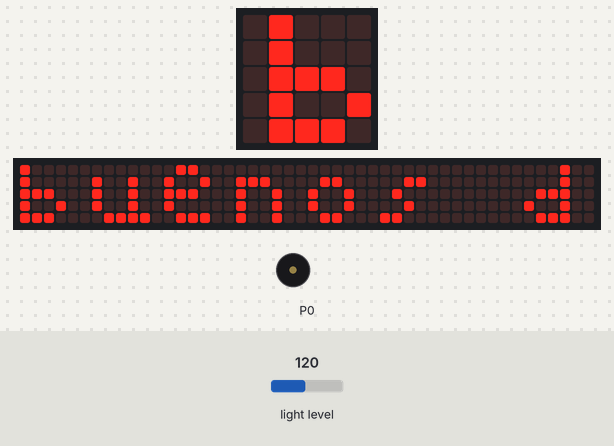
This program was run on a simulated BBC micro:bit (MakeCode). On the bench: the board's 5×5 LED display, a strip that is not on the board, showing the scrolling text unrolled, buzzer (waves = sounding). The test bench sets the inputs (shaded band); at power-on: light level 120. The 48×5 strip is a reading aid, not a part: it shows the text the display is scrolling, unrolled, one strip-width of it at a time.

Above: at 8.99 s.
9.0 s: light level set to 7
23.3 s: light level set to 4
37.6 s: light level set to 64
At 46.67 s:
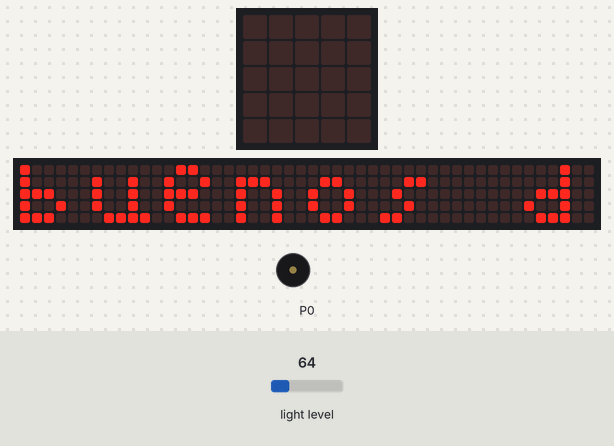
51.9 s: light level set to 5
At 58.5 s:
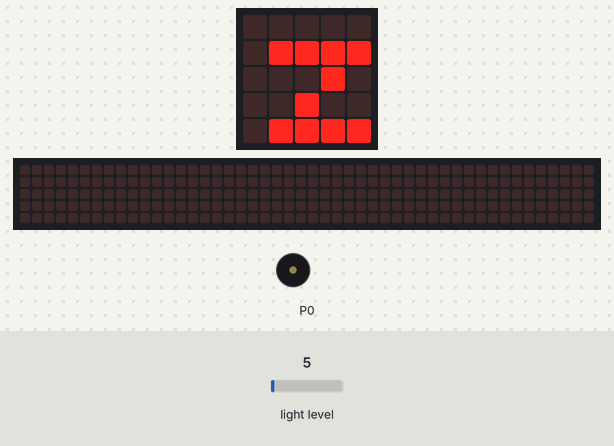
66.2 s: light level set to 128
At 75.73 s:
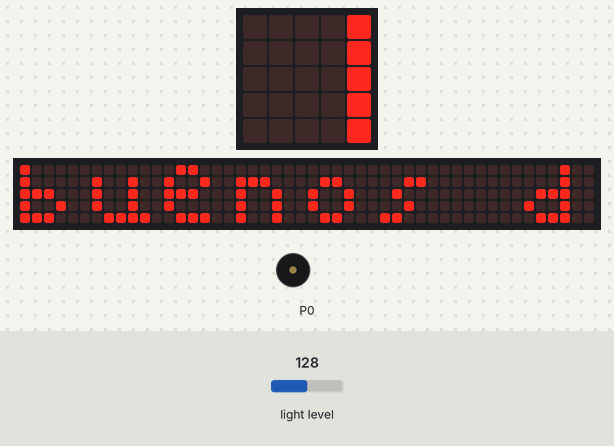
Timing chart, 0 to 77.2 s (numbered marks = the images above; inputs shaded):
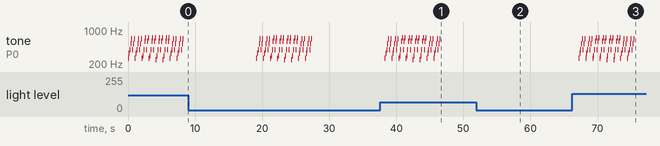

The program:

main.ts
```typescript
basic.forever(function () {
    if (input.lightLevel() > 5) {
        basic.clearScreen()
        music._playDefaultBackground(music.builtInPlayableMelody(Melodies.Prelude), music.PlaybackMode.UntilDone)
        basic.showString("buenos dias")
    } else {
        basic.showLeds(`
            # # # # #
            . . . # .
            . . # . .
            . # . . .
            # # # # #
            `)
        basic.pause(200)
        basic.showLeds(`
            . . . . .
            . # # # #
            . . . # .
            . . # . .
            . # # # #
            `)
        basic.pause(200)
    }
})
```

test.ts
```typescript
// aquí va el archivo "tests"; esto no se compilará cuando este paquete se utilice como una extensión.
```

Measured:
- after the input at 37.6 s, tone on P0: plays 262 Hz for 0.13 s, 330 Hz for 0.13 s, 392 Hz for 0.13 s, 523 Hz for 0.13 s, 659 Hz for 0.13 s, 392 Hz for 0.13 s … (64 notes in this stretch), starting after 0.68 s
- after the input at 51.9 s, tone on P0: stops changing and stays silent; the display: first differs from a run without the input after 5.5 s (image 2 shows a later state)
- after the input at 66.2 s, tone on P0: plays 262 Hz for 0.13 s, 330 Hz for 0.13 s, 392 Hz for 0.13 s, 523 Hz for 0.13 s, 659 Hz for 0.13 s, 392 Hz for 0.13 s … (64 notes in this stretch), starting after 0.99 s; the display: first differs from a run without the input after 0.99 s (image 3 shows a later state)
- by itself, tone on P0: plays 247 Hz for 0.13 s, 294 Hz for 0.13 s, 392 Hz for 0.13 s, 587 Hz for 0.13 s, 698 Hz for 0.13 s, 392 Hz for 0.13 s … (32 notes in this stretch)
- what the display in image 2 shows lasts 0.6 s, from 58.0 s to 58.6 s
